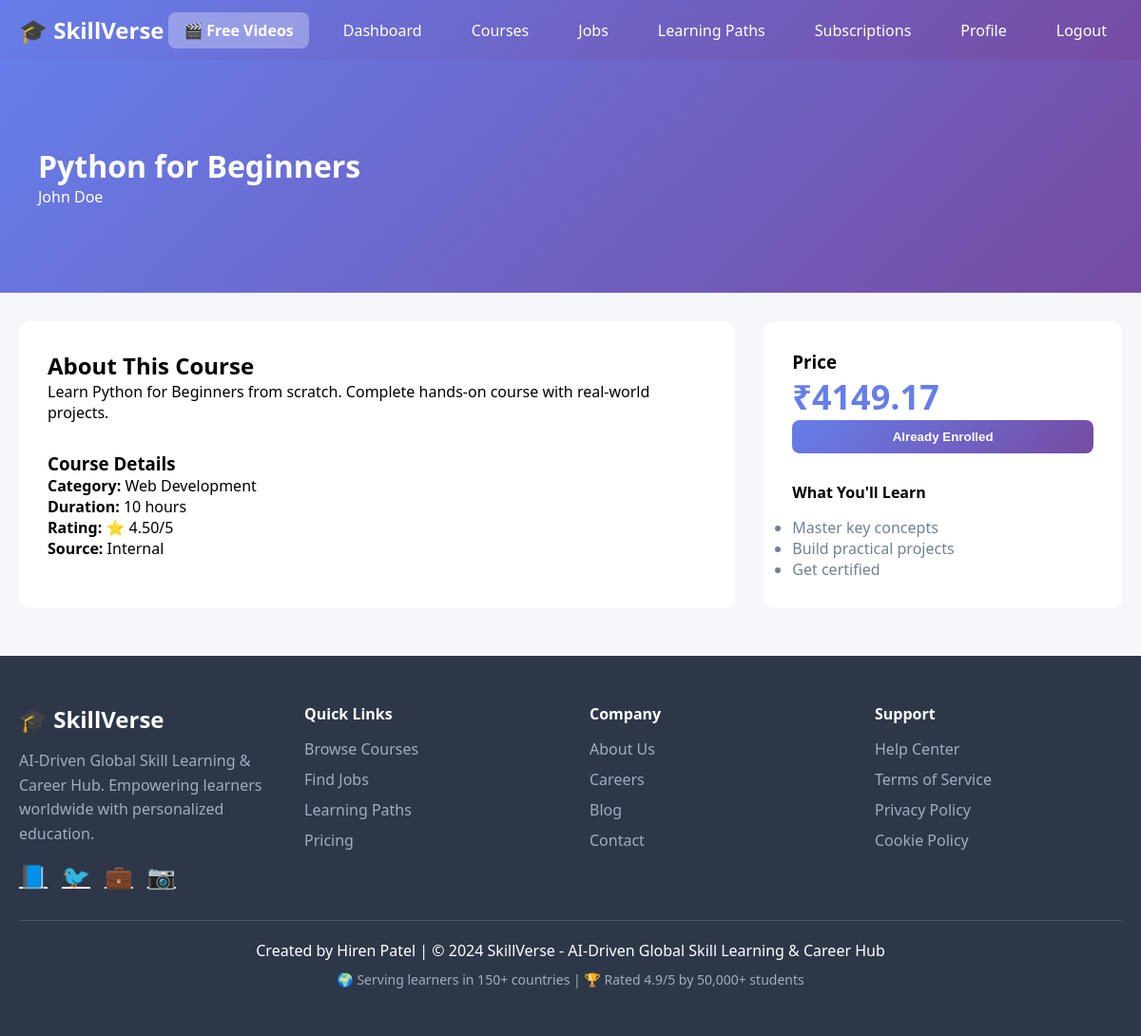
The page /courses/1/ (signed in) on the database its author committed.
### courses/models.py (models this page shows, shortened)
class Course(models.Model):
    SOURCE_CHOICES = [
        ('internal', 'Internal'),
        ('coursera', 'Coursera'),
        ('udemy', 'Udemy'),
        ('youtube', 'YouTube'),
    ]
    title = models.CharField(max_length=200)
    description = models.TextField()
    instructor = models.CharField(max_length=100)
    source = models.CharField(max_length=20, choices=SOURCE_CHOICES, default='internal')
    url = models.URLField(blank=True)
    price = models.DecimalField(max_digits=10, decimal_places=2, default=0)
    thumbnail = models.URLField(blank=True)
    category = models.CharField(max_length=100, default='General')
    duration = models.CharField(max_length=50, blank=True)
    rating = models.DecimalField(max_digits=3, decimal_places=2, default=0)
    created_at = models.DateTimeField(auto_now_add=True)

### courses/views.py (the view)
# urls.py: path('courses/<int:pk>/', views.course_detail, name='course_detail'),
@login_required
def course_detail(request, pk):
    course = get_object_or_404(Course, pk=pk)
    enrolled = Enrollment.objects.filter(user=request.user, course=course).exists()
    return render(request, 'courses/course_detail.html', {'course': course, 'enrolled': enrolled})

### courses/templatetags/currency_filters.py (called while the page is built)
@register.filter
def usd_to_inr(value):
    try:
        return round(float(value) * 83, 2)
    except:
        return value

### courses/templates/courses/course_detail.html (shortened to what this page needs)
{% extends 'courses/base.html' %}
{% load currency_filters %}
{% block content %}
<div class="course-header">
    <div class="container">
        <h1>{{ course.title }}</h1>
        <p>{{ course.instructor }}</p>
    </div>
</div>
<div class="container">
    <div class="course-content">
        <div class="main-content">
            <h2>About This Course</h2>
            <p>{{ course.description }}</p>
            <h3 style="margin-top: 30px;">Course Details</h3>
            <p><strong>Category:</strong> {{ course.category }}</p>
            <p><strong>Duration:</strong> {{ course.duration|default:"Self-paced" }}</p>
            <p><strong>Rating:</strong> ⭐ {{ course.rating }}/5</p>
            <p><strong>Source:</strong> {{ course.get_source_display }}</p>
        </div>
        <div class="sidebar">
            <h3>Price</h3>
            <p style="font-size: 36px; color: #667eea; font-weight: bold;">₹{{ course.price|usd_to_inr }}</p>
            {% if enrolled %}
            <button class="btn btn-primary" style="width: 100%;" disabled>Already Enrolled</button>
            {% else %}
            <a href="{% url 'enroll_course' course.pk %}" class="btn btn-primary" style="width: 100%; text-align: center;">Enroll Now</a>
            {% endif %}
            <div style="margin-top: 30px;">
                <h4>What You'll Learn</h4>
                <ul style="margin-top: 15px; color: #718096;">
                    <li>Master key concepts</li>
                    <li>Build practical projects</li>
                    <li>Get certified</li>
                </ul>
            </div>
        </div>
    </div>
</div>
{% endblock %}

### courses/templates/courses/base.html (style rules this page uses)
* { margin: 0; padding: 0; box-sizing: border-box; }
body { font-family: 'Segoe UI', Tahoma, Geneva, Verdana, sans-serif; background: #f5f7fa; }
.btn { padding: 10px 20px; border: none; border-radius: 8px; cursor: pointer; font-weight: 600; text-decoration: none; display: inline-block; transition: all 0.3s; }
.btn-primary { background: linear-gradient(135deg, #667eea 0%, #764ba2 100%); color: white; }
.container { max-width: 1200px; margin: 30px auto; padding: 0 20px; }

### courses/templates/courses/course_detail.html (style rules this page uses)
.course-header { background: linear-gradient(135deg, #667eea 0%, #764ba2 100%); color: white; padding: 60px 20px; }
.course-content { display: grid; grid-template-columns: 2fr 1fr; gap: 30px; margin-top: 30px; }
.main-content { background: white; padding: 30px; border-radius: 12px; }
.sidebar { background: white; padding: 30px; border-radius: 12px; }

### rows shown on the page
Course: title "Python for Beginners", instructor "John Doe", description "Learn Python for Beginners from scratch. Complete hands-on course with real-world projects.", category "Web Development", duration "10 hours", rating "4.50", source "Internal", price "4149.17"
